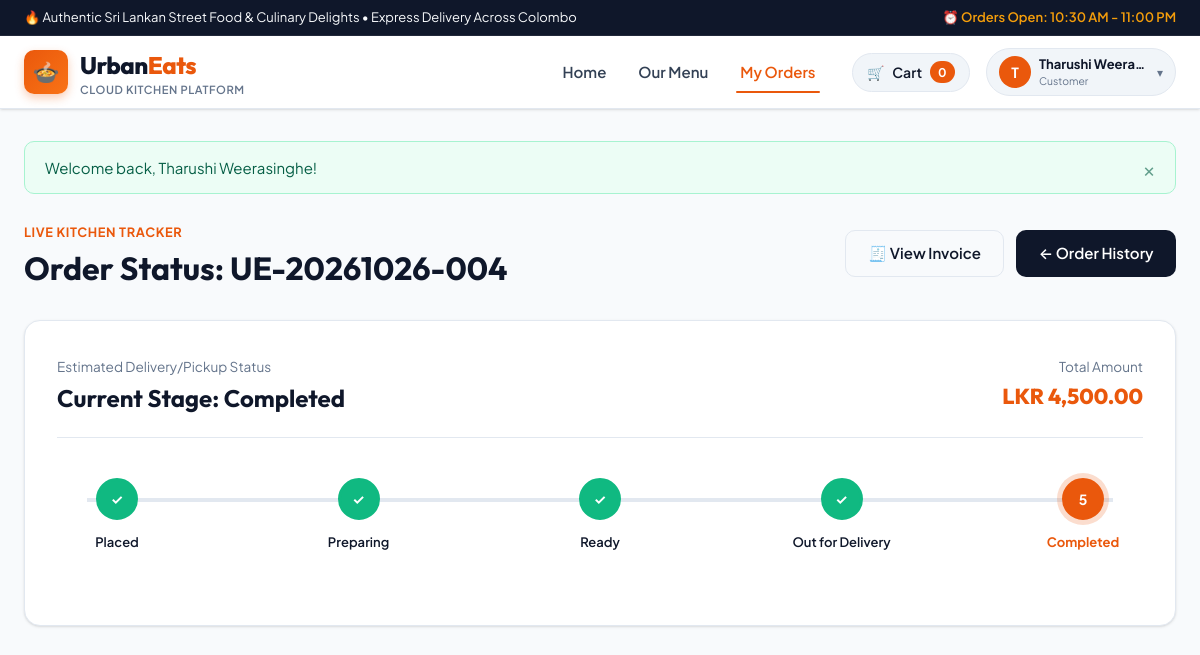
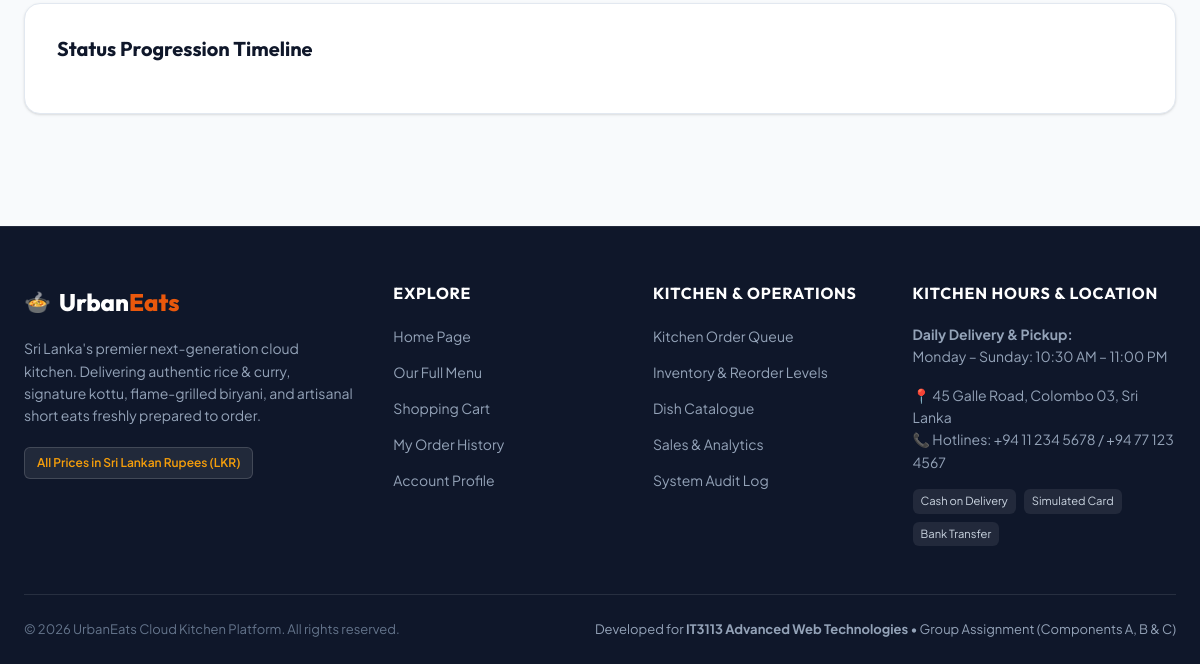
The page /public/orders/tracking.php?order_number=UE-20261026-004 (signed in) on the database as committed earlier (2 pictures, top to bottom).
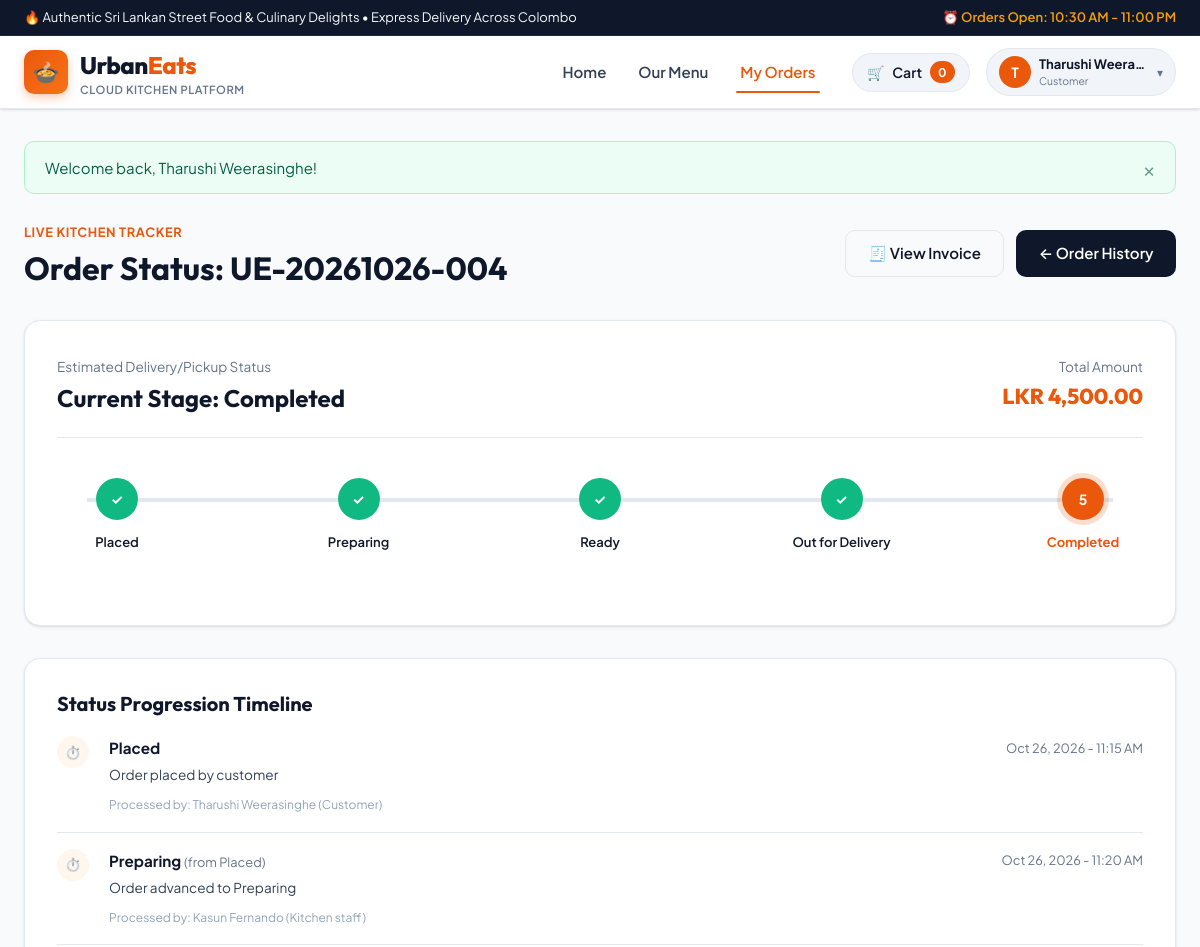
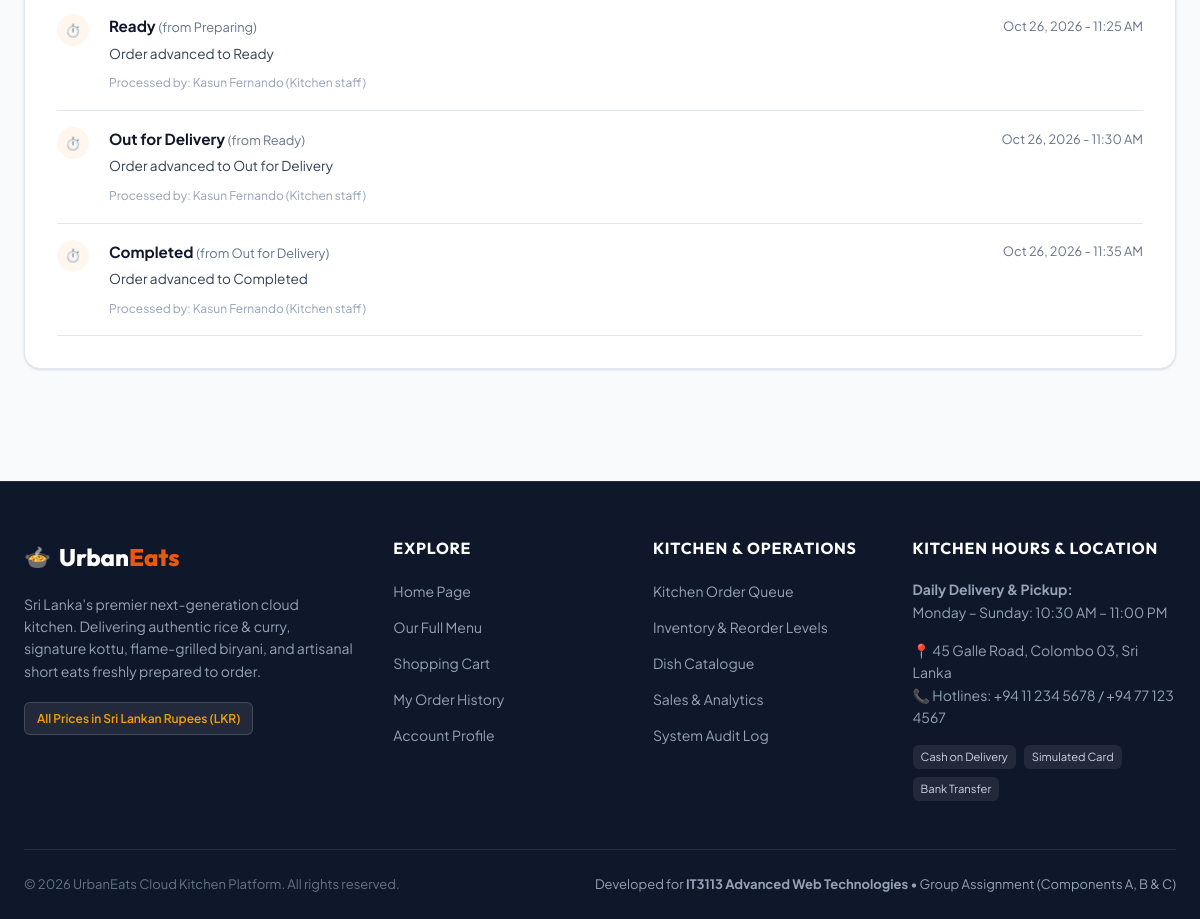
The same page on the database as committed later (2 pictures, top to bottom).
### tables this page shows
CREATE TABLE `orders` (
  `id` INT UNSIGNED NOT NULL AUTO_INCREMENT,
  `order_number` VARCHAR(30) NOT NULL,
  `user_id` INT UNSIGNED NOT NULL,
  `order_type` ENUM('delivery', 'pickup') NOT NULL DEFAULT 'delivery',
  `delivery_address` TEXT NULL,
  `contact_phone` VARCHAR(20) NOT NULL,
  `notes` TEXT NULL,
  `subtotal` DECIMAL(10,2) NOT NULL,
  `discount_amount` DECIMAL(10,2) NOT NULL DEFAULT 0.00,
  `coupon_id` INT UNSIGNED NULL,
  `delivery_fee` DECIMAL(10,2) NOT NULL DEFAULT 0.00,
  `total_amount` DECIMAL(10,2) NOT NULL,
  `status` ENUM('Placed', 'Preparing', 'Ready', 'Out for Delivery', 'Collected', 'Completed', 'Cancelled') NOT NULL DEFAULT 'Placed',
  `created_at` TIMESTAMP NOT NULL DEFAULT CURRENT_TIMESTAMP,
  `updated_at` TIMESTAMP NOT NULL DEFAULT CURRENT_TIMESTAMP ON UPDATE CURRENT_TIMESTAMP,
  PRIMARY KEY (`id`),
  UNIQUE KEY `uk_orders_num` (`order_number`),
  KEY `idx_orders_user` (`user_id`),
  KEY `idx_orders_status` (`status`),
  KEY `idx_orders_created` (`created_at`),
  CONSTRAINT `fk_orders_user` FOREIGN KEY (`user_id`) REFERENCES `users` (`id`) ON UPDATE CASCADE,
  CONSTRAINT `fk_orders_coupon` FOREIGN KEY (`coupon_id`) REFERENCES `coupons` (`id`) ON DELETE SET NULL ON UPDATE CASCADE
);

CREATE TABLE `users` (
  `id` INT UNSIGNED NOT NULL AUTO_INCREMENT,
  `role_id` INT UNSIGNED NOT NULL,
  `full_name` VARCHAR(100) NOT NULL,
  `email` VARCHAR(150) NOT NULL,
  `phone` VARCHAR(20) NOT NULL,
  `password_hash` VARCHAR(255) NOT NULL,
  `address` TEXT NULL,
  `is_active` TINYINT(1) NOT NULL DEFAULT 1,
  `failed_login_attempts` INT UNSIGNED NOT NULL DEFAULT 0,
  `lockout_until` DATETIME NULL,
  `created_at` TIMESTAMP NOT NULL DEFAULT CURRENT_TIMESTAMP,
  `updated_at` TIMESTAMP NOT NULL DEFAULT CURRENT_TIMESTAMP ON UPDATE CURRENT_TIMESTAMP,
  PRIMARY KEY (`id`),
  UNIQUE KEY `uk_users_email` (`email`),
  KEY `idx_users_role` (`role_id`),
  KEY `idx_users_active` (`is_active`),
  CONSTRAINT `fk_users_role` FOREIGN KEY (`role_id`) REFERENCES `roles` (`id`) ON UPDATE CASCADE
);

CREATE TABLE `order_status_history` (
  `id` INT UNSIGNED NOT NULL AUTO_INCREMENT,
  `order_id` INT UNSIGNED NOT NULL,
  `changed_by_user_id` INT UNSIGNED NULL,
  `old_status` VARCHAR(50) NULL,
  `new_status` VARCHAR(50) NOT NULL,
  `comment` VARCHAR(255) NULL,
  `created_at` TIMESTAMP NOT NULL DEFAULT CURRENT_TIMESTAMP,
  PRIMARY KEY (`id`),
  KEY `idx_history_order` (`order_id`),
  KEY `idx_history_time` (`created_at`),
  CONSTRAINT `fk_history_order` FOREIGN KEY (`order_id`) REFERENCES `orders` (`id`) ON DELETE CASCADE ON UPDATE CASCADE,
  CONSTRAINT `fk_history_user` FOREIGN KEY (`changed_by_user_id`) REFERENCES `users` (`id`) ON DELETE SET NULL ON UPDATE CASCADE
);

CREATE TABLE `roles` (
  `id` INT UNSIGNED NOT NULL AUTO_INCREMENT,
  `name` VARCHAR(50) NOT NULL,
  `description` VARCHAR(255) NOT NULL,
  PRIMARY KEY (`id`),
  UNIQUE KEY `uk_roles_name` (`name`)
);

### includes/auth.php (called while the page is built, shortened)
<?php
function is_logged_in(): bool {
    return !empty($_SESSION['user_id']) && !empty($_SESSION['role_name']);
}
function current_user(): ?array {
    return [
        'id'        => (int)$_SESSION['user_id'],
        'name'      => $_SESSION['user_name'] ?? 'User',
        'email'     => $_SESSION['user_email'] ?? '',
        'role_id'   => (int)$_SESSION['role_id'],
        'role_name' => $_SESSION['role_name'] ?? 'customer'
    ];
}

### includes/functions.php (called while the page is built, shortened)
<?php
require_once __DIR__ . '/auth.php';
function e(?string $value): string {
    return htmlspecialchars((string)($value ?? ''), ENT_QUOTES, 'UTF-8');
}
function format_price(float|int|string $amount): string {
    $num = is_numeric($amount) ? (float)$amount : 0.0;
    return 'LKR ' . number_format($num, 2, '.', ',');
}
function format_datetime(?string $datetime, string $format = 'M j, Y - g:i A'): string {
    $time = strtotime($datetime);
    return $time ? date($format, $time) : 'N/A';
}

### public/orders/tracking.php (the view, shortened to what the rows shown need)
<?php
require_once __DIR__ . '/../../includes/auth.php';
require_once __DIR__ . '/../../includes/functions.php';
$pdo = get_db_connection();
$orderNumber = trim($_GET['order_number'] ?? '');
$stmt = $pdo->prepare("
    SELECT o.*, u.full_name AS customer_name, u.phone AS customer_phone,
           p.payment_method, p.payment_status, p.transaction_reference
    FROM orders o
    JOIN users u ON o.user_id = u.id
    LEFT JOIN payments p ON o.id = p.order_id
    WHERE o.order_number = :num
    LIMIT 1
");
$stmt->execute([':num' => $orderNumber]);
$order = $stmt->fetch();
require_once __DIR__ . '/../../includes/header.php';
$histStmt = $pdo->prepare("
    SELECT osh.*, u.full_name AS staff_name, r.name AS role_name
    FROM order_status_history osh
    LEFT JOIN users u ON osh.changed_by_user_id = u.id
    LEFT JOIN roles r ON u.role_id = r.id
    WHERE osh.order_id = :oid
    ORDER BY osh.created_at ASC
");
$histStmt->execute([':oid' => $order['id']]);
$statusHistory = $histStmt->fetchAll();
$isDelivery = ($order['order_type'] === 'delivery');
$flowSteps = $isDelivery
    ? ['Placed', 'Preparing', 'Ready', 'Out for Delivery', 'Completed']
    : ['Placed', 'Preparing', 'Ready', 'Collected', 'Completed'];
$currentStatus = $order['status'];
$currentIndex = array_search($currentStatus, $flowSteps);
if ($currentIndex === false && $currentStatus === 'Cancelled') {
    $isCancelled = true;
} else {
    $isCancelled = false;
}
?>
<?php require_once __DIR__ . '/../../includes/header.php'; ?>
<div class="site-container" style="margin-top: 1rem; margin-bottom: 3.5rem;">
    <div style="display: flex; justify-content: space-between; align-items: center; flex-wrap: wrap; gap: 1rem; margin-bottom: 2rem;">
        <div>
            <span style="font-size: 0.8rem; text-transform: uppercase; letter-spacing: 0.05em; color: var(--color-primary); font-weight: 700;">Live Kitchen Tracker</span>
            <h1 style="font-size: 2rem; margin-top: 0.25rem;">Order Status: <?= e($order['order_number']) ?></h1>
        </div>
    </div>
    <div class="order-tracking-card">
        <div class="tracking-header">
            <div>
                <div style="display: flex; align-items: center; gap: 0.75rem; margin-top: 0.25rem;">
                    <h2 style="font-size: 1.5rem; margin: 0; color: var(--color-secondary);">
                        <?= $isCancelled ? '❌ Order Cancelled' : 'Current Stage: ' . e($currentStatus) ?>
                    </h2>
                </div>
            </div>
            <div style="text-align: right;">
                <span style="font-size: 0.85rem; color: var(--text-muted);">Total Amount</span>
                <div style="font-family: var(--font-heading); font-size: 1.35rem; font-weight: 800; color: var(--color-primary);">
                    <?= format_price($order['total_amount']) ?>
                </div>
            </div>
        </div>
        <?php if ($isCancelled): ?>
            <div class="alert alert-danger" style="margin: 2rem 0; padding: 1.5rem;">
                <h3 style="font-size: 1.15rem; margin-bottom: 0.25rem;">This order was cancelled</h3>
                <p style="font-size: 0.875rem; margin: 0;">Any simulated payment has been credited or refunded, and stock has been returned to the kitchen.</p>
            </div>
        <?php else: ?>
            <div class="timeline-stepper">
                <?php foreach ($flowSteps as $idx => $stepName): ?>
                    <?php
                    $isCompleted = ($currentIndex !== false && $idx < $currentIndex);
                    $isActive = ($currentIndex !== false && $idx === $currentIndex);
                    $stepClass = $isCompleted ? 'completed' : ($isActive ? 'active' : '');
                    ?>
                    <div class="timeline-step <?= $stepClass ?>">
                        <div class="step-node">
                            <?php if ($isCompleted): ?>
                                ✓
                            <?php else: ?>
                                <?= $idx + 1 ?>
                            <?php endif; ?>
                        </div>
                        <span class="step-label"><?= e($stepName) ?></span>
                    </div>
                <?php endforeach; ?>
            </div>
        <?php endif; ?>
    </div>
    <div style="background: white; border: 1px solid var(--border-color); border-radius: var(--radius-lg); padding: 2rem; box-shadow: var(--shadow-sm);">
        <h2 style="font-size: 1.25rem; margin-bottom: 1.25rem; color: var(--color-secondary);">Status Progression Timeline</h2>
        <div style="display: flex; flex-direction: column; gap: 1rem;">
            <?php foreach ($statusHistory as $hist): ?>
                <div style="display: flex; gap: 1.25rem; align-items: flex-start; padding-bottom: 1rem; border-bottom: 1px solid var(--border-color);">
                    <div style="width: 32px; height: 32px; border-radius: 50%; background: var(--color-primary-light); color: var(--color-primary); display: flex; align-items: center; justify-content: center; font-weight: 700; font-size: 0.8rem; flex-shrink: 0;">
                        ⏱️
                    </div>
                    <div style="flex: 1;">
                        <div style="display: flex; justify-content: space-between; align-items: center; margin-bottom: 0.25rem;">
                            <strong style="font-size: 0.95rem; color: var(--color-secondary);">
                                <?= e($hist['new_status']) ?>
                                <?php if (!empty($hist['old_status'])): ?>
                                    <span style="font-size: 0.8rem; color: var(--text-muted); font-weight: 400;">(from <?= e($hist['old_status']) ?>)</span>
                                <?php endif; ?>
                            </strong>
                            <span style="font-size: 0.8rem; color: var(--text-muted);">
                                <?= format_datetime($hist['created_at']) ?>
                            </span>
                        </div>
                        <p style="font-size: 0.85rem; color: var(--color-secondary-surface); margin-bottom: 0.25rem;">
                            <?= e($hist['comment']) ?>
                        </p>
                        <?php if (!empty($hist['staff_name'])): ?>
                            <span style="font-size: 0.75rem; color: var(--text-subtle);">
                                Processed by: <?= e($hist['staff_name']) ?> (<?= ucfirst(str_replace('_', ' ', $hist['role_name'] ?? 'Staff')) ?>)
                            </span>
                        <?php endif; ?>
                    </div>
                </div>
            <?php endforeach; ?>
        </div>
    </div>
</div>
<?php require_once __DIR__ . '/../../includes/footer.php'; ?>

### includes/header.php (shortened to what the rows shown need)
<?php
require_once __DIR__ . '/auth.php';
require_once __DIR__ . '/functions.php';
$scriptPath = $_SERVER['SCRIPT_NAME'] ?? '';
$publicPos = strpos($scriptPath, '/public');
$appBase = ($publicPos !== false) ? substr($scriptPath, 0, $publicPos + 7) : '/UrbanEats/public';
$currentUser = current_user();
?>
<!DOCTYPE html>
<html lang="en">
<head>
    <link rel="stylesheet" href="<?= $appBase ?>/css/style.css">
</head>
<body class="site-body">
    <header class="site-header" id="mainHeader">
        <div class="site-container header-inner">
            <nav class="main-nav" id="mainNav" aria-label="Primary Navigation">
                <div class="nav-actions">
                    <?php if (is_logged_in()): ?>
                        <div class="user-dropdown">
                            <button type="button" class="user-btn" id="userMenuBtn" aria-expanded="false">
                                <div class="user-avatar"><?= strtoupper(substr($currentUser['name'] ?? 'U', 0, 1)) ?></div>
                                <div class="user-info-text">
                                    <span class="user-name"><?= e($currentUser['name'] ?? 'User') ?></span>
                                    <span class="user-role-label"><?= ucfirst(str_replace('_', ' ', $currentUser['role_name'] ?? '')) ?></span>
                                </div>
                                <span class="dropdown-chevron">▾</span>
                            </button>
                        </div>
                    <?php endif; ?>
                </div>
            </nav>
        </div>
    </header>
    <main class="site-main" id="mainContent">

Rows that differ between the two databases and show on the page:
added order_status_history: new_status "Placed", created_at "Oct 26, 2026 - 11:15 AM", comment "Order placed by customer", changed_by_user.full_name "Tharushi Weerasinghe", roles.name "Customer"
added order_status_history: new_status "Preparing", old_status "Placed", created_at "Oct 26, 2026 - 11:20 AM", comment "Order advanced to Preparing", changed_by_user.full_name "Kasun Fernando", roles.name "Kitchen staff"
added order_status_history: new_status "Ready", old_status "Preparing", created_at "Oct 26, 2026 - 11:25 AM", comment "Order advanced to Ready", changed_by_user.full_name "Kasun Fernando", roles.name "Kitchen staff"
added order_status_history: new_status "Out for Delivery", old_status "Ready", created_at "Oct 26, 2026 - 11:30 AM", comment "Order advanced to Out for Delivery", changed_by_user.full_name "Kasun Fernando", roles.name "Kitchen staff"
added order_status_history: new_status "Completed", old_status "Out for Delivery", created_at "Oct 26, 2026 - 11:35 AM", comment "Order advanced to Completed", changed_by_user.full_name "Kasun Fernando", roles.name "Kitchen staff"
